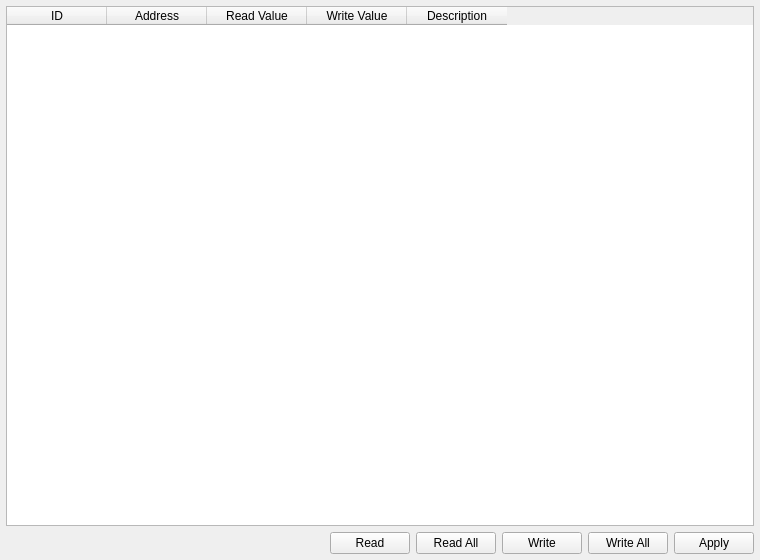
<?xml version="1.0" encoding="UTF-8"?>
<ui version="4.0">
 <class>RegisterPage</class>
 <widget class="QWidget" name="RegisterPage">
  <property name="geometry">
   <rect>
    <x>0</x>
    <y>0</y>
    <width>760</width>
    <height>560</height>
   </rect>
  </property>
  <layout class="QVBoxLayout" name="layoutMain">
   <property name="leftMargin"><number>6</number></property>
   <property name="topMargin"><number>6</number></property>
   <property name="rightMargin"><number>6</number></property>
   <property name="bottomMargin"><number>6</number></property>
   <property name="spacing"><number>6</number></property>
   <item>
    <widget class="QTableWidget" name="tableRegisters">
     <property name="selectionBehavior">
      <enum>QAbstractItemView::SelectRows</enum>
     </property>
     <property name="columnCount">
      <number>5</number>
     </property>
     <column>
      <property name="text">
       <string>ID</string>
      </property>
     </column>
     <column>
      <property name="text">
       <string>Address</string>
      </property>
     </column>
     <column>
      <property name="text">
       <string>Read Value</string>
      </property>
     </column>
     <column>
      <property name="text">
       <string>Write Value</string>
      </property>
     </column>
     <column>
      <property name="text">
       <string>Description</string>
      </property>
     </column>
    </widget>
   </item>
   <item>
    <layout class="QHBoxLayout" name="hlRegBtns">
     <item>
      <spacer name="spacerReg">
       <property name="orientation">
        <enum>Qt::Horizontal</enum>
       </property>
       <property name="sizeHint" stdset="0">
        <size>
         <width>40</width>
         <height>20</height>
        </size>
       </property>
      </spacer>
     </item>
     <item>
      <widget class="QPushButton" name="btnRegRead">
       <property name="maximumSize">
        <size>
         <width>84</width>
         <height>16777215</height>
        </size>
       </property>
       <property name="text">
        <string>Read</string>
       </property>
      </widget>
     </item>
     <item>
      <widget class="QPushButton" name="btnRegReadAll">
       <property name="maximumSize">
        <size>
         <width>84</width>
         <height>16777215</height>
        </size>
       </property>
       <property name="text">
        <string>Read All</string>
       </property>
      </widget>
     </item>
     <item>
      <widget class="QPushButton" name="btnRegWrite">
       <property name="maximumSize">
        <size>
         <width>84</width>
         <height>16777215</height>
        </size>
       </property>
       <property name="text">
        <string>Write</string>
       </property>
      </widget>
     </item>
     <item>
      <widget class="QPushButton" name="btnRegWriteAll">
       <property name="maximumSize">
        <size>
         <width>84</width>
         <height>16777215</height>
        </size>
       </property>
       <property name="text">
        <string>Write All</string>
       </property>
      </widget>
     </item>
     <item>
      <widget class="QPushButton" name="btnRegApply">
       <property name="maximumSize">
        <size>
         <width>84</width>
         <height>16777215</height>
        </size>
       </property>
       <property name="text">
        <string>Apply</string>
       </property>
      </widget>
     </item>
    </layout>
   </item>
  </layout>
 </widget>
 <resources/>
 <connections/>
</ui>
